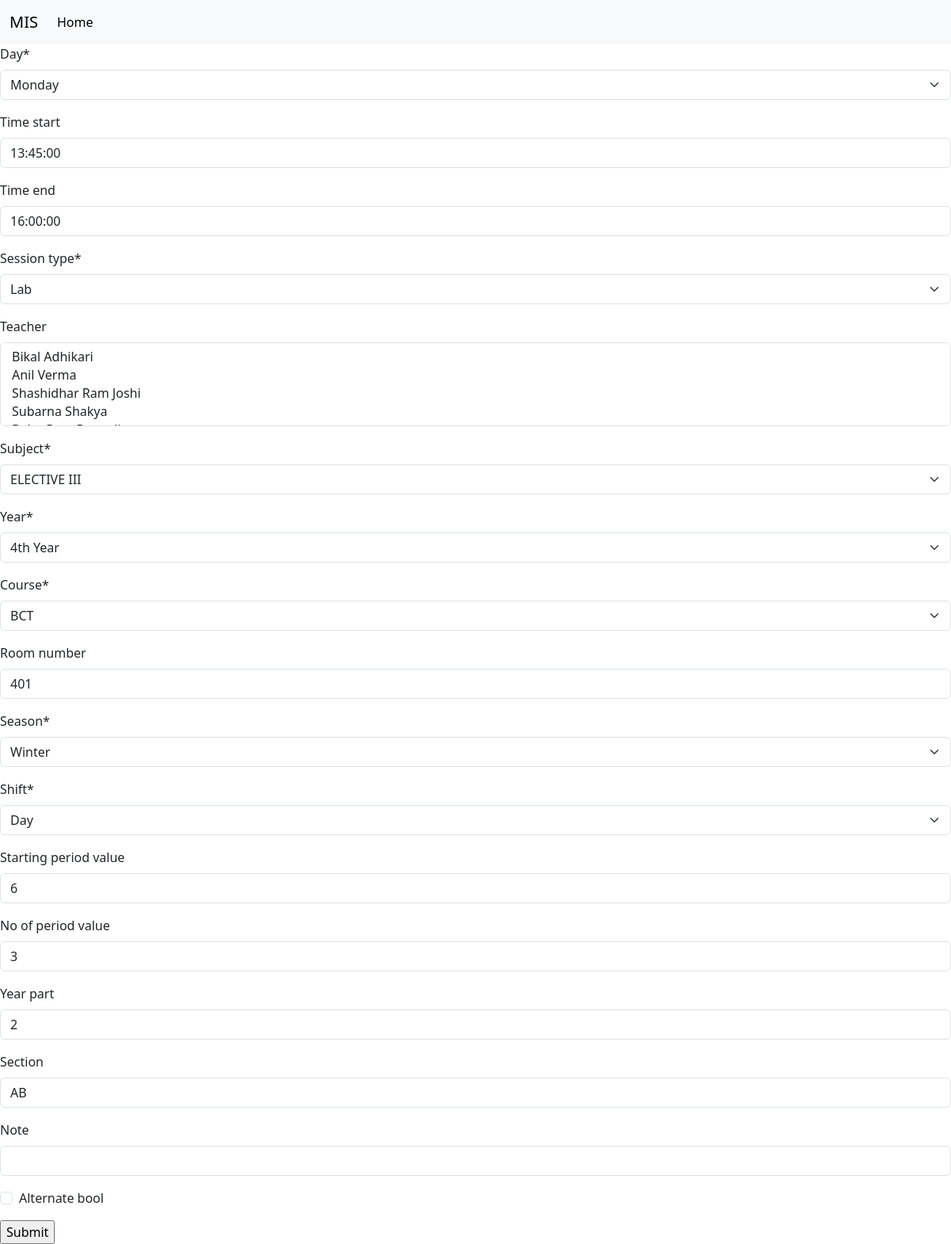
Page /routine_update/9 on the committed database.
### api/models.py (models this page shows, shortened)
class Routine(models.Model):
    DAY_CHOICES = [
        ('sun', 'Sunday'),
        ('mon', 'Monday'),
        ('tue', 'Tuesday'),
        ('wed', 'Wednesday'),
        ('thu', 'Thursday'),
        ('fri', 'Friday'),
    ]
    SESSION_CHOICES = [
        ('lecture', 'Lecture'),
        ('lab', 'Lab'),
        ('tutorial', 'Tutorial'),
        ('lecture and tutorial', 'Lecture + Tutorial'),
    ]
    SEASON_CHOICES = [
        ('winter', 'Winter'),
        ('summer', 'Summer'),
    ]
    SHIFT_CHOICES = [
        ('morning', 'Morning'),
        ('day', 'Day'),
    ]
    day = models.CharField(max_length=3, choices=DAY_CHOICES)
    time_start = models.TimeField(blank=True,null=True)
    time_end = models.TimeField(blank=True,null=True)
    session_type = models.CharField(max_length=25, choices=SESSION_CHOICES)
    teacher = models.ManyToManyField(Teacher,blank=True)
    subject = models.ForeignKey(Subject, on_delete=models.CASCADE)
    year = models.ForeignKey(Year, on_delete=models.CASCADE)
    course = models.ForeignKey(Course, on_delete=models.CASCADE)
    room_number = models.CharField(max_length=50,blank=True)
    season=models.CharField(max_length=10, choices=SEASON_CHOICES,default="summer")
    shift=models.CharField(max_length=10, choices=SHIFT_CHOICES,default="day")
    starting_period_value=models.CharField(max_length=10,blank=True)
    no_of_period_value=models.CharField(max_length=10,blank=True)
    year_part=models.CharField(max_length=10,blank=True)
    section=models.CharField(max_length=10,blank=True,null=True)
    note=models.CharField(max_length=10,blank=True,null=True)
    alternate_bool = models.BooleanField(default=False)

### Home/views.py (the view)
# urls.py: path('routine_update/<int:id>', views.update_routine, name='routine_update'),
def update_routine(request, id):
    routine = Routine.objects.get(pk=id)
    if request.method == 'POST':
        form = RoutineForm(request.POST, instance=routine)
        if form.is_valid():
            form.save()
            messages.success(request, 'routine has been updated successfully')
            return redirect('/routine')
        else:
            messages.error(request, 'routine could not be updated')
    else:
        form = RoutineForm(instance=routine)
    context = {
        'form': form,
        'routine': routine
    }
    return render(request, 'update_routine.html', context)

### Home/forms.py
class RoutineForm(forms.ModelForm):
    class Meta:
        model = api.Routine
        fields = "__all__"

### api/models.py (called while the page is built)
    def __str__(self):
        return self.year

    def __str__(self):
        return self.name

    def __str__(self):
        return self.name

    def __str__(self):
        return self.name

### templates/update_routine.html (shortened to what this page needs)
{% extends 'base.html' %}
{%load crispy_forms_tags %}
{% block body %}
<form action = "" method = "post">
    {{form |crispy }}
    <input type="submit" value="Submit">
</form>
{% endblock body %}

### rows in the picture
Routine: day "Monday", time_start "13:45:00", time_end "16:00:00", session_type "Lab", subject "ELECTIVE III", year "4th Year", course "BCT", room_number "401", season "Winter", shift "Day", starting_period_value "6", no_of_period_value "3", year_part "2", section "AB"
